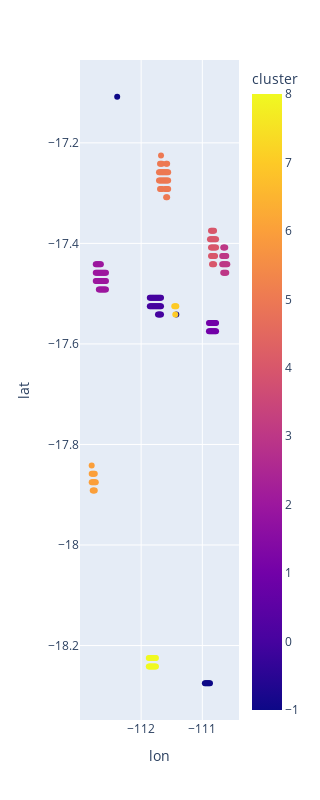

Notebook source saved alongside this figure:
### Code cell
predict = pipe.predict(X_test)
X_test['class'] = predict
clust = DBSCAN(eps=0.00029088820866630336, min_samples=4, metric='haversine')
clust.fit_predict(X_test[['lon', 'lat']][X_test['class'] == 1])
X_test['cluster'] = -1
X_test['cluster'][X_test['class'] == 1] = clust.labels_
px.scatter(X_test[X_test['class'] == 1], x='lon', y='lat', color='cluster').update_layout(
        width=320,
        height=800,
        xaxis=dict(type='linear', autorange=True),  # Adjust x-axis properties
        yaxis=dict(type='linear', autorange=True),  # Adjust y-axis properties
    ).show()

### Figure 1 — Plotly figure (JSON) as saved in the notebook; plotly's stock layout.template omitted (floating-point values rounded to 4 significant figures; data arrays with more than 128 entries replaced by an {"elided": "..."} marker saying what was removed)
{"data": [{"hovertemplate": "lon=%{x}<br>lat=%{y}<br>cluster=%{marker.color}<extra></extra>", "legendgroup": "", "marker": {"color": {"elided": "199 int values"}, "coloraxis": "coloraxis", "symbol": "circle"}, "mode": "markers", "name": "", "orientation": "v", "showlegend": false, "type": "scatter", "x": {"elided": "199 float values"}, "xaxis": "x", "y": {"elided": "199 float values"}, "yaxis": "y"}], "layout": {"coloraxis": {"colorbar": {"title": {"text": "cluster"}}, "colorscale": [[0, "#0d0887"], [0.1111, "#46039f"], [0.2222, "#7201a8"], [0.3333, "#9c179e"], [0.4444, "#bd3786"], [0.5556, "#d8576b"], [0.6667, "#ed7953"], [0.7778, "#fb9f3a"], [0.8889, "#fdca26"], [1, "#f0f921"]]}, "height": 800, "legend": {"tracegroupgap": 0}, "margin": {"t": 60}, "width": 320, "xaxis": {"anchor": "y", "autorange": true, "domain": [0, 1], "title": {"text": "lon"}, "type": "linear"}, "yaxis": {"anchor": "x", "autorange": true, "domain": [0, 1], "title": {"text": "lat"}, "type": "linear"}}}
